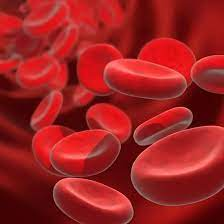
#> input picture download.jpg, 224 x 224 px
$ python 10.BitPlaneSlicing.py
#> lines starting #> are read from the running program, lines starting #| are printed output that depends on the picture

import cv2
import numpy as np

img=cv2.imread('download.jpg')
#> img is the input picture: shape (224, 224, 3); mean B, G, R 32.6, 32.1, 156
bit_plane=[]
for i in range(8):
    plane=np.bitwise_and(img,2**i)
    bit_plane.append(plane)
#> this loop made 8 passes
#> pass 1, `plane=np.bitwise_and(img,2**i)`:
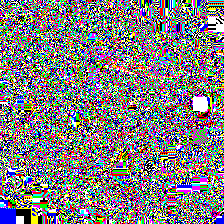
#> plane: shape (224, 224, 3); mean B, G, R 0.502, 0.491, 0.503; drawn with 1 as white
#> after the loop, bit_plane = 8 items

for i in range(8):
    cv2.imshow('Bit plane{i}:',bit_plane[i]*255)
    cv2.waitKey(500)
#> this loop made 8 passes
#> pass 2, `cv2.imshow('Bit plane{i}:',bit_plane[i]*255)`:
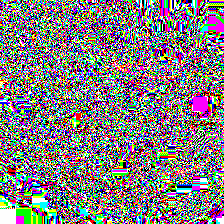
#> window 'Bit plane{i}:': shape (224, 224, 3); mean B, G, R 127.4, 125.6, 129.2
cv2.waitKey(500)
cv2.destroyAllWindows()
